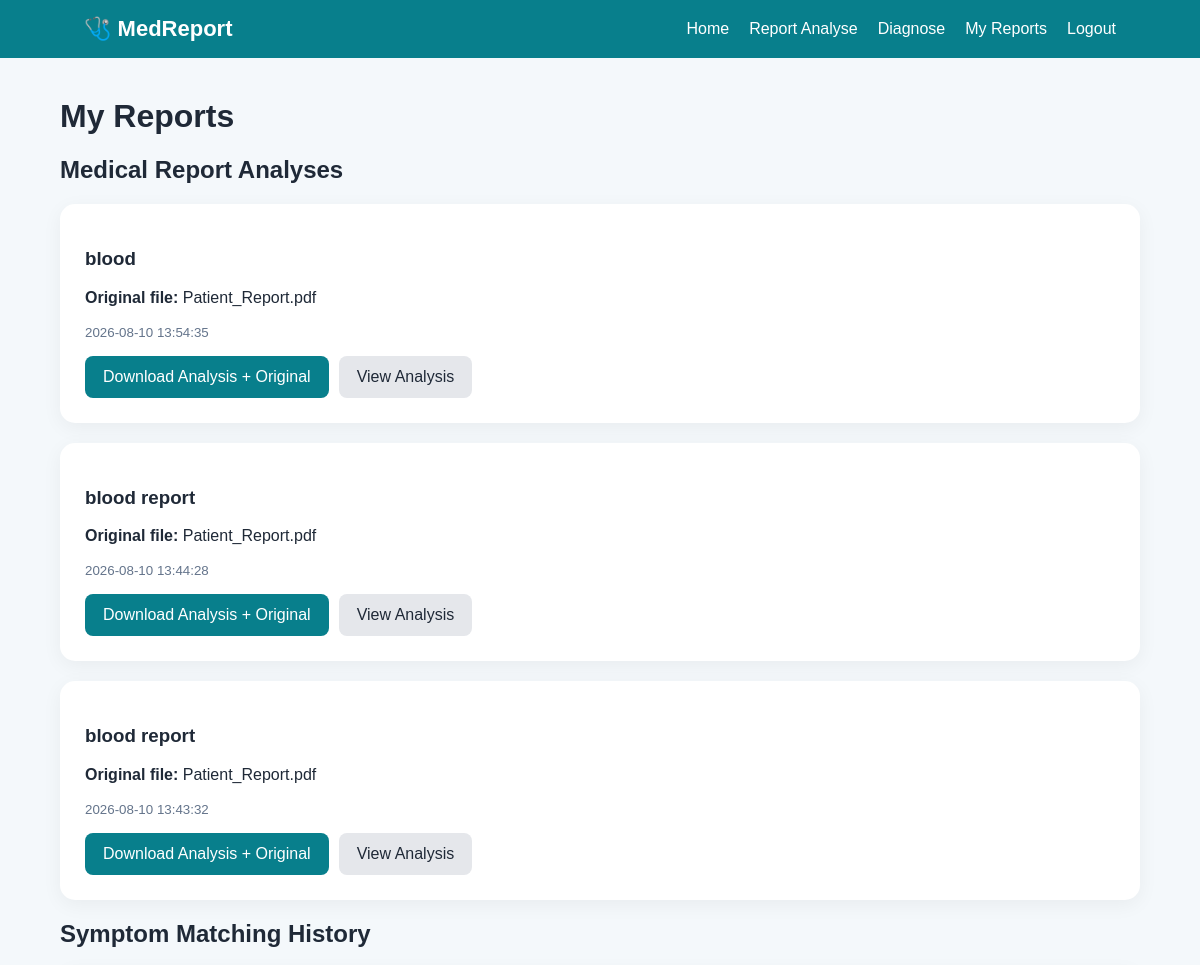
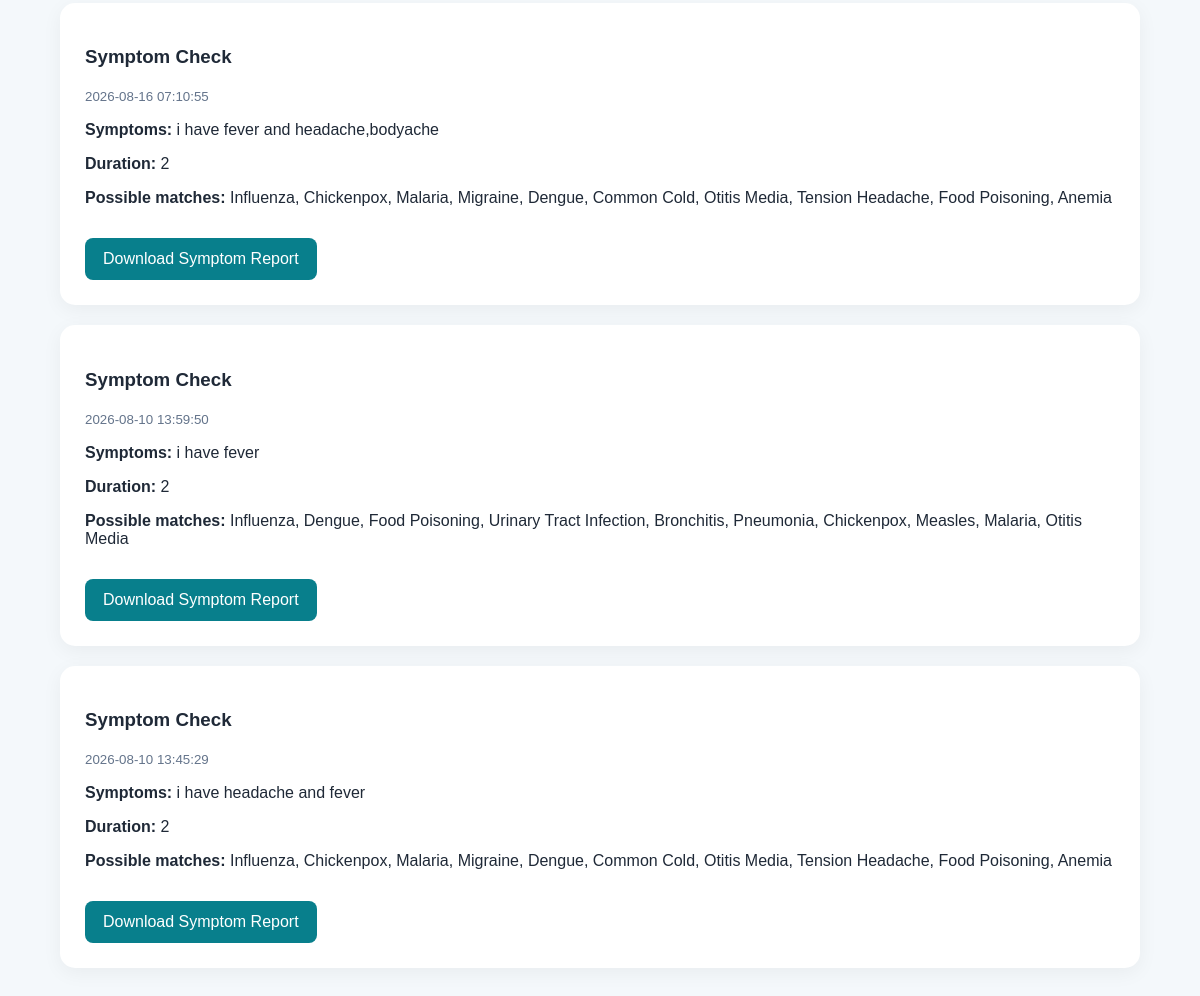
/my-reports (signed in), run on the app's committed database (2 pictures, top to bottom).
### tables this page shows
CREATE TABLE reports (
            id INTEGER PRIMARY KEY AUTOINCREMENT,
            user_id INTEGER NOT NULL,
            report_name TEXT NOT NULL,
            report_text TEXT,
            analysis TEXT,
            original_filename TEXT,
            stored_filename TEXT,
            report_type TEXT,
            created_at TIMESTAMP DEFAULT CURRENT_TIMESTAMP,

            FOREIGN KEY(user_id)
            REFERENCES users(id)
        );

CREATE TABLE diagnoses (
            id INTEGER PRIMARY KEY AUTOINCREMENT,
            user_id INTEGER NOT NULL,

            symptoms TEXT NOT NULL,
            duration TEXT,
            severity TEXT,
            age TEXT,
            sex TEXT,
            medical_history TEXT,
            medications TEXT,
            allergies TEXT,
            additional_information TEXT,

            possible_conditions TEXT,

            created_at TIMESTAMP DEFAULT CURRENT_TIMESTAMP,

            FOREIGN KEY(user_id)
            REFERENCES users(id)
        );

### app.py (the view)
@app.route("/my-reports")
@login_required
def my_reports():
    conn = get_db()
    reports = conn.execute(
        """
        SELECT *
        FROM reports
        WHERE user_id = ?
        ORDER BY created_at DESC
        """,
        (
            session["user_id"],
        )
    ).fetchall()
    diagnoses = conn.execute(
        """
        SELECT *
        FROM diagnoses
        WHERE user_id = ?
        ORDER BY created_at DESC
        """,
        (
            session["user_id"],
        )
    ).fetchall()
    conn.close()
    return render_template(
        "my_reports.html",
        reports=reports,
        diagnoses=diagnoses
    )

### app.py (called while the page is built)
def login_required(function):
    @wraps(function)
    def wrapper(*args, **kwargs):
        if "user_id" not in session:
            return redirect(url_for("login"))
        return function(*args, **kwargs)
    return wrapper

### database.py (called while the page is built)
def get_db():
    conn = sqlite3.connect(DATABASE)
    conn.row_factory = sqlite3.Row
    return conn

### templates/my_reports.html
{% extends "base.html" %}
{% block content %}
<h1>My Reports</h1>
<section>
    <h2>Medical Report Analyses</h2>
    {% if reports %}
        {% for report in reports %}
        <div class="history-card">
            <h3>
                {{ report.report_name }}
            </h3>
            <p>
                <strong>Original file:</strong>
                {{ report.original_filename }}
            </p>
            <small>
                {{ report.created_at }}
            </small>
            <div class="history-actions">
                <a
                    class="download-button"
                    href="{{ url_for(
                        'download_report',
                        report_id=report.id
                    ) }}"
                >
                    Download Analysis + Original
                </a>
                <a
                    class="secondary-button"
                    href="{{ url_for(
                        'report_result',
                        report_id=report.id
                    ) }}"
                >
                    View Analysis
                </a>
            </div>
        </div>
        {% endfor %}
    {% else %}
        <p>
            No medical reports analyzed yet.
        </p>
    {% endif %}
</section>
<section>
    <h2>Symptom Matching History</h2>
    {% if diagnoses %}
        {% for diagnosis in diagnoses %}
        <div class="history-card">
            <h3>
                Symptom Check
            </h3>
            <small>
                {{ diagnosis.created_at }}
            </small>
            <p>
                <strong>Symptoms:</strong>
                {{ diagnosis.symptoms }}
            </p>
            <p>
                <strong>Duration:</strong>
                {{ diagnosis.duration or "Not provided" }}
            </p>
            <p>
                <strong>Possible matches:</strong>
                {{ diagnosis.possible_conditions or "No strong match" }}
            </p>
            <a
                class="download-button"
                href="{{ url_for(
                    'download_diagnosis',
                    diagnosis_id=diagnosis.id
                ) }}"
            >
                Download Symptom Report
            </a>
        </div>
        {% endfor %}
    {% else %}
        <p>
            No symptom checks performed yet.
        </p>
    {% endif %}
</section>
{% endblock %}

### templates/base.html (shortened to what this page needs)
<!DOCTYPE html>
<html lang="en">
<head>
    <link
        rel="stylesheet"
        href="{{ url_for('static', filename='css/style.css') }}"
    >
</head>
<body>
{% if session.get("user_id") %}
<nav class="navbar">
    <div class="logo">
        🩺 MedReport
    </div>
    <div class="nav-links">
        <a href="{{ url_for('dashboard') }}">
            Home
        </a>
        <a href="{{ url_for('report_analyze') }}">
            Report Analyse
        </a>
        <a href="{{ url_for('diagnose') }}">
            Diagnose
        </a>
        <a href="{{ url_for('my_reports') }}">
            My Reports
        </a>
        <a href="{{ url_for('logout') }}">
            Logout
        </a>
    </div>
</nav>
{% endif %}
<main class="container">
    {% block content %}
    {% endblock %}
</main>
</body>
</html>

### static/css/style.css (style rules this page uses)
* { box-sizing: border-box; }
body { margin: 0; font-family: Arial, sans-serif; background: #f4f8fb; color: #1f2937; }
.navbar { background: #087f8c; color: white; padding: 16px 7%; display: flex; justify-content: space-between; align-items: center; }
.logo { font-size: 22px; font-weight: bold; }
.nav-links { display: flex; gap: 20px; }
.nav-links a { color: white; text-decoration: none; }
.container { width: 90%; max-width: 1100px; margin: 40px auto; }
.form-card, .result-card, .history-card { background: white; padding: 25px; margin: 20px 0; border-radius: 15px; box-shadow: 0 5px 20px rgba(0,0,0,0.05); }
.download-button { display: inline-block; background: #087f8c; color: white; text-decoration: none; padding: 12px 18px; border-radius: 8px; margin-top: 15px; }
.secondary-button { display: inline-block; background: #e5e7eb; color: #1f2937; text-decoration: none; padding: 12px 18px; border-radius: 8px; margin-top: 15px; }
.history-actions { display: flex; gap: 10px; flex-wrap: wrap; }
small { color: #64748b; }

### data on the page
reports: report_name "blood", original_filename "Patient_Report.pdf", created_at "2026-08-10 13:54:35"
reports: report_name "blood report", original_filename "Patient_Report.pdf", created_at "2026-08-10 13:44:28"
reports: report_name "blood report", original_filename "Patient_Report.pdf", created_at "2026-08-10 13:43:32"
diagnoses: created_at "2026-08-16 07:10:55", symptoms "i have fever and headache,bodyache", duration "2", possible_conditions "Influenza, Chickenpox, Malaria, Migraine, Dengue, Common Cold, Otitis Media, Tension Headache, Food Poisoning, Anemia"
diagnoses: created_at "2026-08-10 13:59:50", symptoms "i have fever", duration "2", possible_conditions "Influenza, Dengue, Food Poisoning, Urinary Tract Infection, Bronchitis, Pneumonia, Chickenpox, Measles, Malaria, Otitis Media"
diagnoses: created_at "2026-08-10 13:45:29", symptoms "i have headache and fever", duration "2", possible_conditions "Influenza, Chickenpox, Malaria, Migraine, Dengue, Common Cold, Otitis Media, Tension Headache, Food Poisoning, Anemia"
